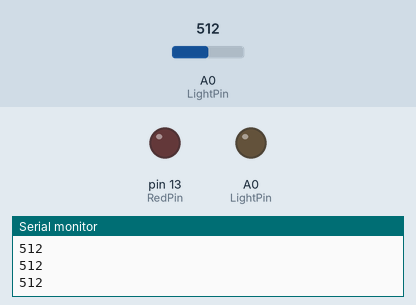
Recording of a sketch running on a simulated Arduino Uno, built with avr-gcc and run on an emulated ATmega328P. Shown: output pins drawn as LEDs (lit = HIGH), the last lines printed to the serial monitor. Inputs (shaded band) come from the test bench; at power-on: A0 (LightPin) = 512.

Above: at 1.2 s.
1.3 s: A0 (LightPin) set to 11
2.8 s: A0 (LightPin) set to 8
At 3.9 s:
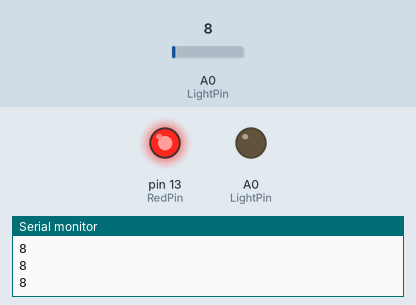
4.3 s: A0 (LightPin) set to 122
At 5.0 s:
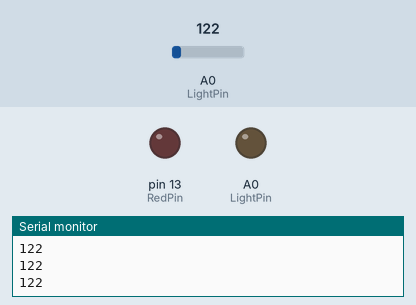
5.8 s: A0 (LightPin) set to 0
At 6.1 s:
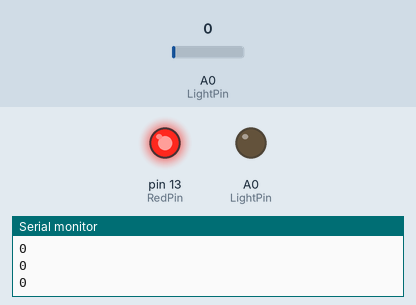
Timing chart, 0 to 8.3 s (numbered marks = the images above; inputs shaded):
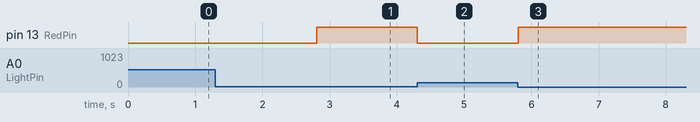

Measured:
- the behaviour switches between 10 and 9 on A0 (LightPin) (found by bisection; images 0 and 1)
- after the input at 2.8 s, pin 13 (RedPin): LOW → HIGH at once
- after the input at 4.3 s, pin 13 (RedPin): HIGH → LOW at once
- after the input at 5.8 s, pin 13 (RedPin): LOW → HIGH at once

The sketch:

fifth_experiment.ino
```cpp
int LightPin = A0;
int LightVal;
int RedPin = 13;
void setup()
{
  pinMode(LightPin, OUTPUT);
  pinMode(RedPin, OUTPUT);
  Serial.begin(9600);
}

void loop()
{
 LightVal = analogRead(LightPin);
 Serial.println(LightVal);
  if(LightVal < 10){
    digitalWrite(RedPin, HIGH);
  }
  else{
    digitalWrite(RedPin, LOW);
  }
}
```
